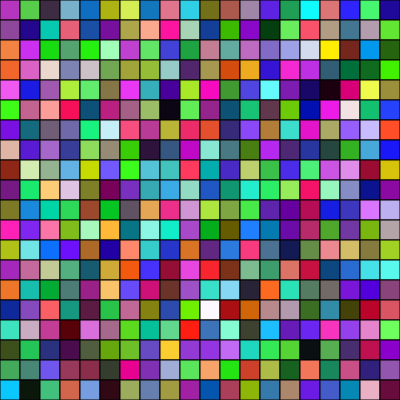
Frame 1 (no input)
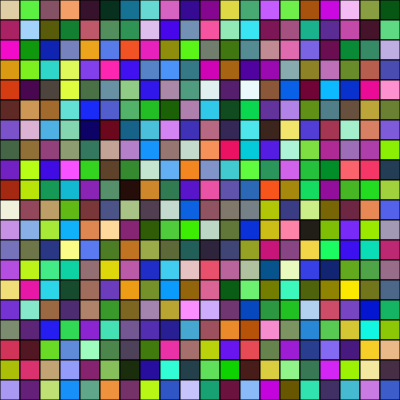
Frame 60 (no input)
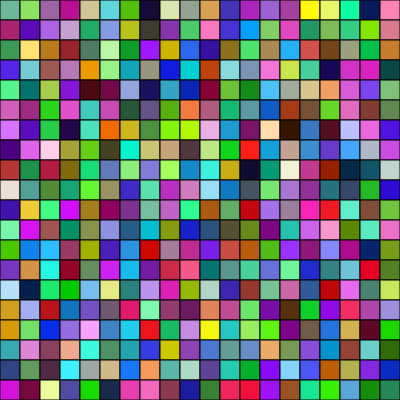
Frame 120 (the mouse pressed at the canvas centre since frame 60)

The p5.js sketch that drew these frames (run headless with seeded random() and noise() and a simulated clock; from frame 60 on, the mouse is pressed at the canvas centre):

// p5.js sketch
// ── sketch.js
function setup() {
  createCanvas(400, 400);
}

function draw() {
  background(220);
  drawMesh(20, 20, 20);
}

function drawMesh(rows, cols, cellSize) {
  for (let i = 0; i < rows; i++) {
    for (let j = 0; j < cols; j++) {
      let x = j * cellSize;
      let y = i * cellSize;

      // Set random fill color
      fill(random(255), random(255), random(255));

      // Optionally set stroke color
      stroke(0);

      beginShape();
      vertex(x, y);
      vertex(x + cellSize, y);
      vertex(x + cellSize, y + cellSize);
      vertex(x, y + cellSize);
      endShape(CLOSE);
    }
  }
}
